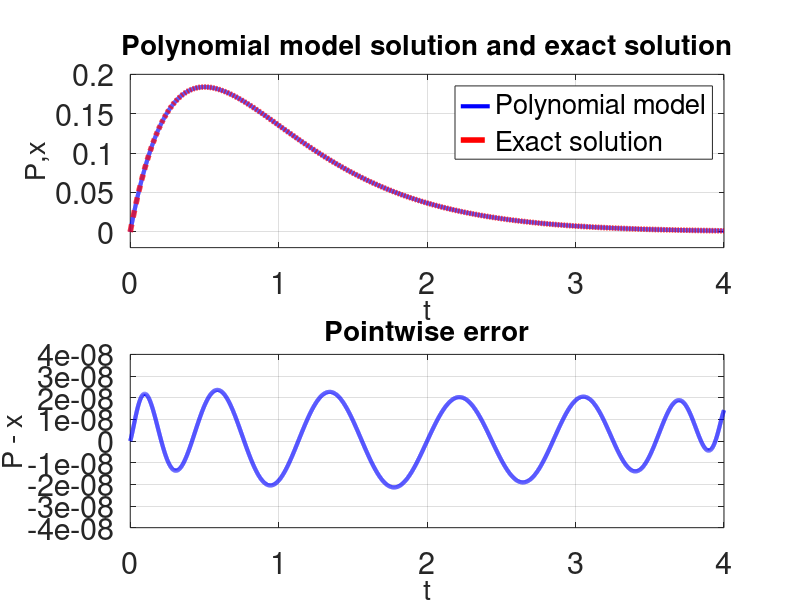
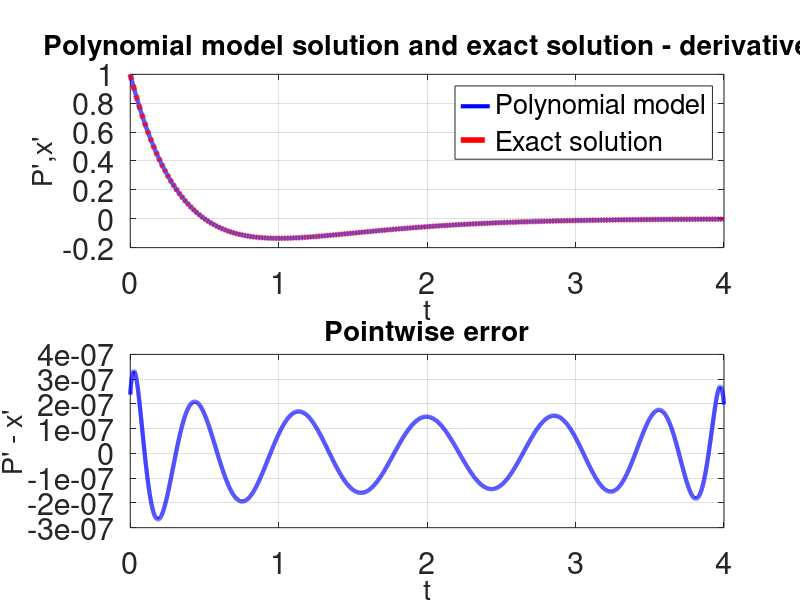

The MATLAB source for these figures, in order:
close all
clear all 
clc
%%

% This script approximates the solution of the first-order ODE
%
%     x'(t) + 2*x(t) = exp(-2*t),     x(0) = 0
%
% with a polynomial written in scaled Taylor form:
%
%     P(t) = c0 + c1*t/1! + c2*t^2/2! + ... + cm*t^m/m!
%
% Because the basis is divided by factorials, derivatives are easy to
% compute by shifting coefficients.

% Main parameters:
% n = order of the differential equation. For this script n = 1, so one
%     initial condition is fixed: P(0) = c0.
% m = degree of the polynomial approximation. Here m = 15, so the model uses
%     coefficients c0, c1, ..., c15.
% M = number of random collocation points. The ODE is sampled at these
%     points, creating an overdetermined linear system solved by least squares.
% In this script, n is mainly a readable reminder of the ODE order; the
% actual matrix sizes are written explicitly using m.

n = 1;
m = 15;
M = 10000;

% Random collocation points where the differential equation is sampled.
tk = 4.1*rand(M,1)-0.05;

% Right-hand side of the ODE: x' + 2*x = exp(-2*t).
uk0 = exp(-2*tk);
%% 

% The initial condition x(0) = 0 fixes the first polynomial coefficient.
t0 = 0;
c0 = t0;

% Move the known contribution of c0 to the right-hand side.
uk = uk0 - 2*c0;

% T1 represents the derivative part P'(t), using coefficients c1...cm.
T1 = tk.^[0:m-1]./factorial(0:m-1);

% T2 represents the polynomial part P(t), without the fixed c0 term.
T2 = tk.^[1:m]./factorial(1:m);

% Linear system for the unknown coefficients:
%
%     P'(tk) + 2*P(tk) = exp(-2*tk)
%
% at all sampled collocation points tk.
A = T1 + 2*T2;

% Solve the overdetermined linear system in the least-squares sense.
ch = pinv(A)*uk;

% Full coefficient vector, including the fixed initial-condition term c0.
c = [c0;ch];

%%

% Dense grid used only for plotting.
t = linspace(0,4,10000);

% Evaluate the polynomial model P(t).
P = 0;
for i = 0:m
    P = P + c(i+1)*t.^i/factorial(i);
end

% Exact solution of x' + 2*x = exp(-2*t), x(0) = 0.
x = t.*exp(-2*t);

% Print coefficients and the RMSE (root mean squared error) on the plotting
% grid. RMSE is a single number that summarizes the average size of P(t)-x(t).
c
rmse_error = sqrt(mean((P-x).^2));
rmse_error

% Plot the polynomial approximation and the exact solution.
f1=figure('DefaultAxesFontSize',22);
subplot(2,1,1)
set(gcf, 'renderer', 'painters','Position', [100 100 1200 900]);
plot(t,P,'-','LineWidth',3,'Color',[0,0,1]), hold on, 
plot(t,x,'--','LineWidth',4,'Color',[1 0 0]),
legend('Polynomial model','Exact solution','Location','northeast')
title('Polynomial model solution and exact solution', 'FontSize', 20);
xlabel('t', 'FontSize', 20);
ylabel('P,x', 'FontSize', 20);
xlim([0 4]);
ylim([-0.02 0.2] )
grid on
subplot(2,1,2)
set(gcf, 'renderer', 'painters','Position', [100 100 1200 900]);
plot(t,P - x,'-','LineWidth',3,'Color',[0,0,1]), hold on, 
% legend('Polynomial model','Exact solution','Location','northeast')
title('Pointwise error', 'FontSize', 20);
xlabel('t', 'FontSize', 20);
ylabel('P - x', 'FontSize', 20);
xlim([0 4 ]);
% ylim([0 1] )
grid on

%%

% Evaluate the derivative P'(t) from the polynomial coefficients.
Pd = 0;
for i = 0:m-1
    Pd = Pd + c(i+2)*t.^i/factorial(i);
end

% Exact derivative of the exact solution.
xd = exp(-2*t)  - 2*t.*exp(-2*t);



% Plot the derivative and its error.
f2=figure('DefaultAxesFontSize',22);
subplot(2,1,1)
set(gcf, 'renderer', 'painters','Position', [100 100 1200 900]);
plot(t,Pd,'-','LineWidth',3,'Color',[0,0,1]), hold on, 
plot(t,xd,'--','LineWidth',4,'Color',[1 0 0]),
legend('Polynomial model','Exact solution','Location','northeast')
title('Polynomial model solution and exact solution - derivative', 'FontSize', 20);
xlabel('t', 'FontSize', 20);
ylabel('P'',x''', 'FontSize', 20);
xlim([0 4 ]);
ylim([-0.2 1] )
grid on
subplot(2,1,2)
set(gcf, 'renderer', 'painters','Position', [100 100 1200 900]);
plot(t,Pd - xd,'-','LineWidth',3,'Color',[0,0,1]), hold on, 
% legend('Polynomial model','Exact solution','Location','northeast')
title('Pointwise error', 'FontSize', 20);
xlabel('t', 'FontSize', 20);
ylabel('P'' - x''', 'FontSize', 20);
xlim([0 4 ]);
% ylim([0 1] )
grid on
